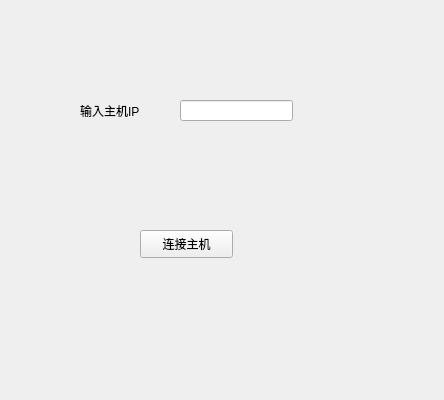
<?xml version="1.0" encoding="UTF-8"?>
<ui version="4.0">
 <class>clientwd</class>
 <widget class="QWidget" name="clientwd">
  <property name="geometry">
   <rect>
    <x>0</x>
    <y>0</y>
    <width>444</width>
    <height>400</height>
   </rect>
  </property>
  <property name="windowTitle">
   <string>Form</string>
  </property>
  <widget class="QLabel" name="label">
   <property name="geometry">
    <rect>
     <x>80</x>
     <y>100</y>
     <width>91</width>
     <height>21</height>
    </rect>
   </property>
   <property name="text">
    <string>输入主机IP</string>
   </property>
  </widget>
  <widget class="QLineEdit" name="lineEdit">
   <property name="geometry">
    <rect>
     <x>180</x>
     <y>100</y>
     <width>113</width>
     <height>21</height>
    </rect>
   </property>
  </widget>
  <widget class="QPushButton" name="pushButton">
   <property name="geometry">
    <rect>
     <x>140</x>
     <y>230</y>
     <width>93</width>
     <height>28</height>
    </rect>
   </property>
   <property name="text">
    <string>连接主机</string>
   </property>
  </widget>
 </widget>
 <resources/>
 <connections/>
</ui>
